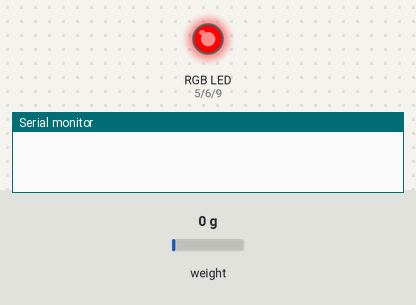
Bench run of a sketch on a simulated Arduino Uno, built with avr-gcc and run on an emulated ATmega328P. Shown: an RGB LED mixed from three pins (HIGH = lit), the last lines printed to the serial monitor. The test bench sets the inputs (shaded band); at power-on: weight on the scale 0 g. Storage starts empty.

Above: at 0.1 s.
At 2.4 s:
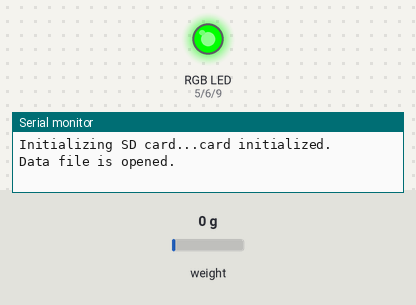
At 4.4 s:
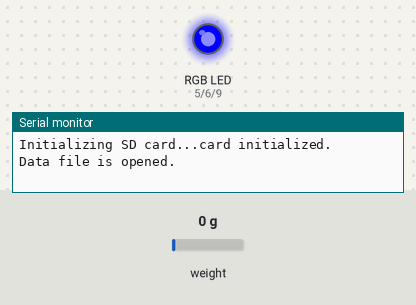
Timing chart, 0 to 5.9 s (numbered marks = the images above):
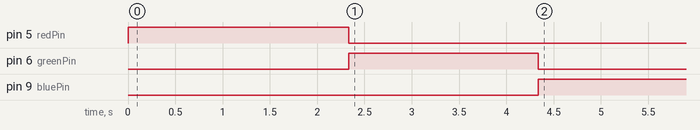

The sketch:

RocketTestStand.ino
```cpp
// Program created by Ryan Salehi
// Created May 30, 2023

#include <SPI.h>
#include <SD.h>
#include "HX711.h"

//Creating const variables for wiring pins
const int chipSelect = 4; //sd card
const int redPin=5,greenPin=6,bluePin=9; //RGB LED
const int loadcellOut=3,loadcellSCK=2; //HX711 and loadcell
const double calibrationFactor=372.406639; //loadcell calibration factor


File mainFile;
HX711 scale;

void setup() {

  //Setup the RGB light
  pinMode(redPin,OUTPUT);
  pinMode(greenPin,OUTPUT);
  pinMode(bluePin,OUTPUT);

  // Open serial communications and wait for port to open:
  setLED(255,0,0);//set LED to red to signify setup not complete
  delay(1000);
  Serial.begin(57600);
  scale.begin(loadcellOut,loadcellSCK);
  while (!Serial) {
    ; // wait for serial port to connect
  }

 //SD Card Setup ---
  Serial.print("Initializing SD card...");
  // see if the card is present and can be initialized:
  if (!SD.begin(chipSelect)) {
    Serial.println("Failed to initialize SD card.");
    return;
  }
  Serial.println("card initialized.");

    // open the file
  mainFile = SD.open("data.txt", FILE_WRITE);
  delay(10);

 //Check if the file opened
  if(mainFile){
    Serial.println("Data file is opened.");
  }else{
    Serial.println("Error opening data file.");
    setLED(0,0,0);
    delay(2000);
    setLED(255,0,0);
    delay(500);//    Blink LED red to signify failed setup
    setLED(0,0,0);
    delay(2000);
    setLED(255,0,0);
    return;
  }

  scale.set_scale(calibrationFactor);//calibrate and tare the scale
  scale.tare();
  delay(300);

  setLED(0,255,0);//set LED to green to signify setup successful
  delay(2000);
}

void loop() {

  setLED(0,0,255);//set LED to blue to signify "collecting data" status

  unsigned long time = millis();
  double reading = scale.get_units();

  mainFile.print(time);
  mainFile.print(",");
  mainFile.println(reading);  // write data to mainFile
  Serial.print(time);
  Serial.print(",");
  Serial.println(reading);
  mainFile.flush();
}

//function used to set the color of the LED
void setLED(int red,int green,int blue){
  analogWrite(redPin,red);
  analogWrite(greenPin,green);
  analogWrite(bluePin,blue);
}
```

Measured:
- by itself, pin 6 (greenPin): HIGH → LOW at 4.3 s
- by itself, pin 9 (bluePin): LOW → HIGH at 4.3 s
